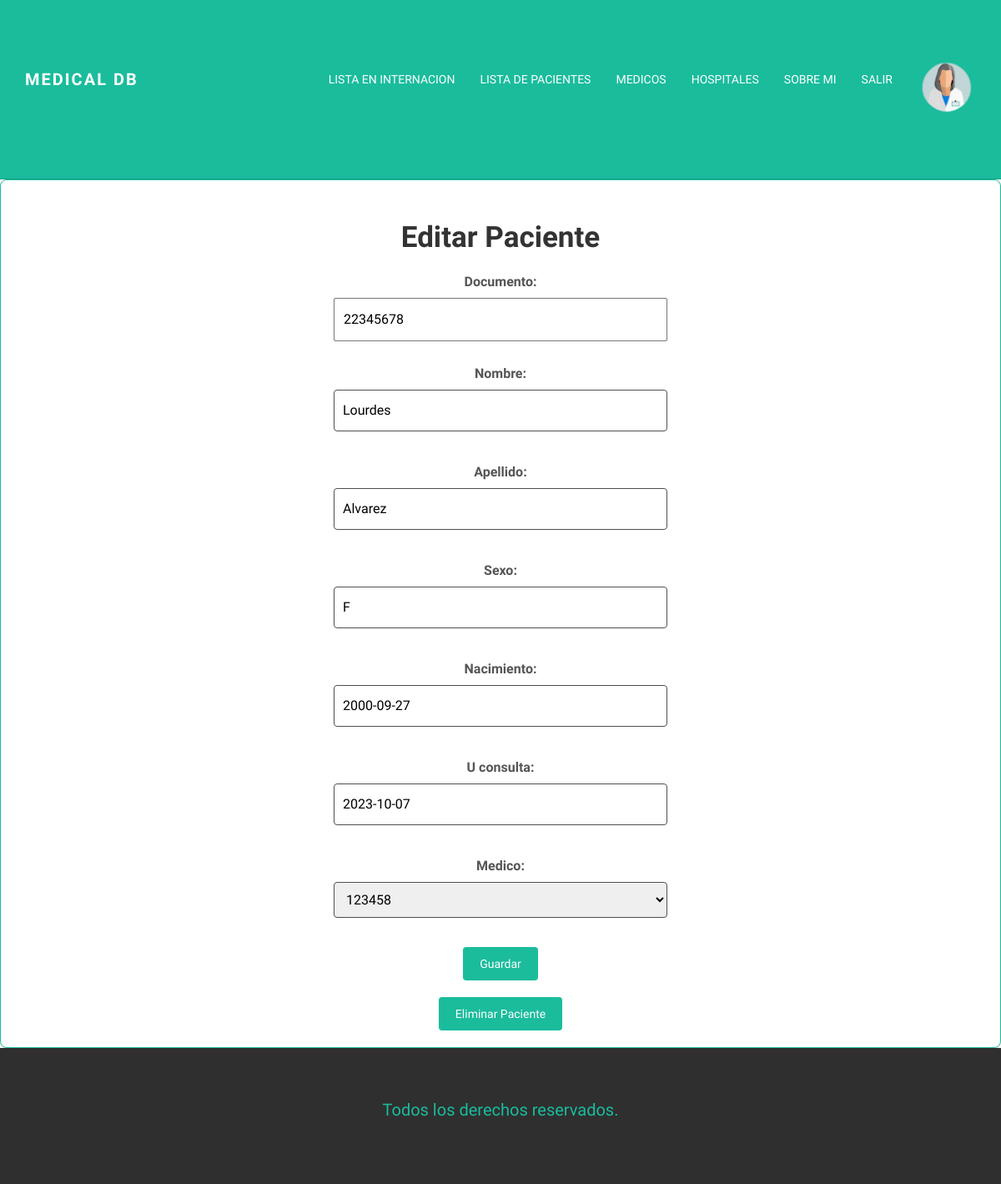
The app's page /MedicalDB/detalle_paciente/22345678/ (signed in), older data.
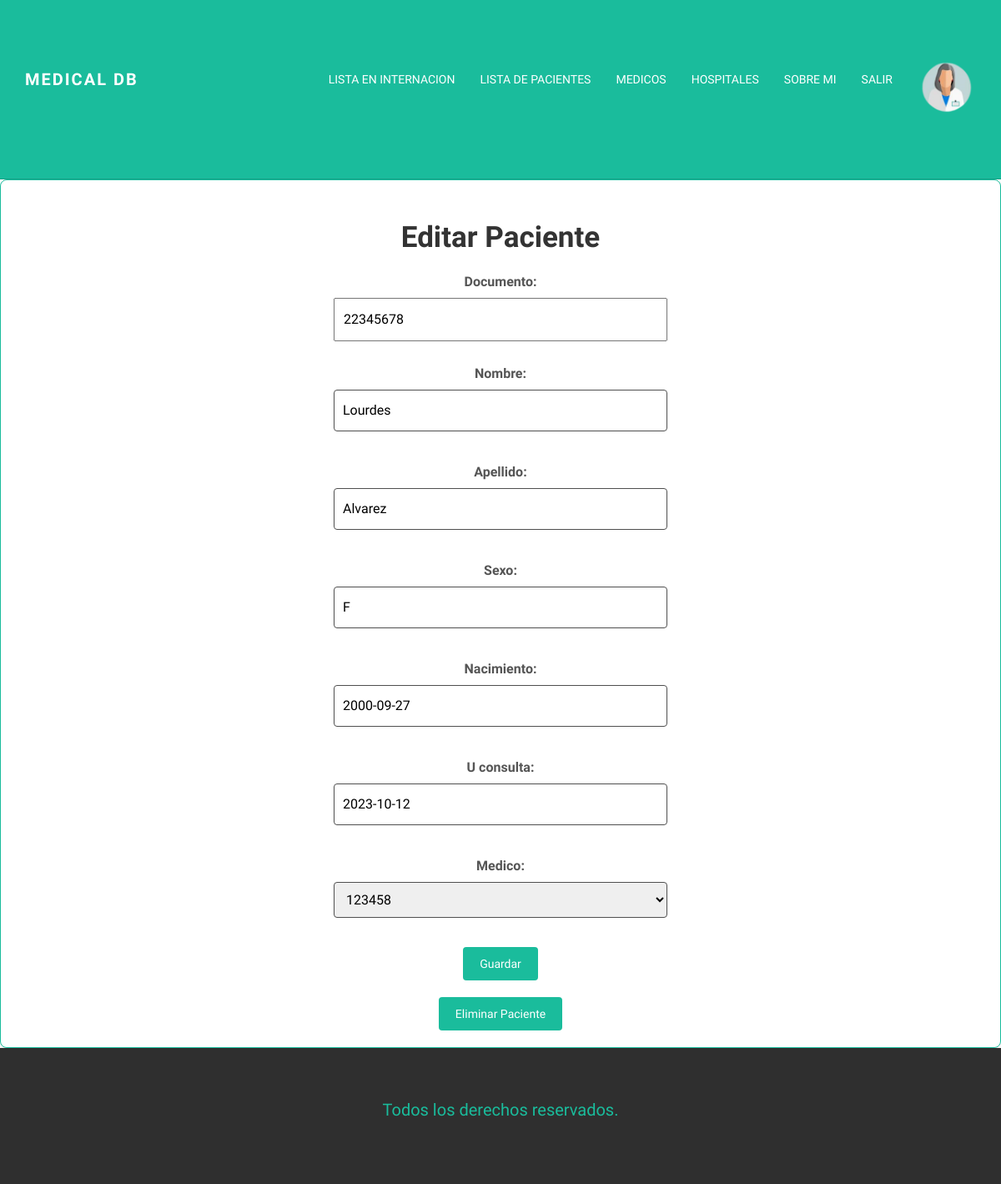
The same page, newer data.
### medicalapp/models.py (models this page shows, shortened)
class Pacientes(models.Model):
        documento = models.IntegerField(primary_key=True)
        nombre = models.CharField(max_length=60)
        apellido = models.CharField(max_length=60)
        sexo = models.CharField(max_length=60)
        nacimiento = models.DateField()
        u_consulta = models.DateField()
        medico = models.CharField(max_length=60)

### medicalapp/views.py (the view)
# urls.py: path('detalle_paciente/<pacienteDNI>/', editar_pacientes, name="DetallePacientes"),
@login_required
def editar_pacientes(request, pacienteDNI):
    paciente = Pacientes.objects.get(documento=pacienteDNI)
    if request.method == 'POST':
        form = FormularioPacientes(request.POST)
        if form.is_valid():
            datos = form.cleaned_data
            medico_numero_matricula = datos['medico']
            medico = Medicos.objects.get(numero_matricula=medico_numero_matricula)
            paciente = Pacientes(
                documento=datos['documento'],
                nombre=datos['nombre'],
                apellido=datos['apellido'],
                sexo=datos['sexo'],
                nacimiento=datos['nacimiento'],
                u_consulta=datos['u_consulta'],
                medico=medico.numero_matricula
            )
            paciente.save()
            return redirect('ListaPacientes')
    else:
        form = FormularioPacientes(initial={'documento': paciente.documento, 'nombre': paciente.nombre, 'apellido': paciente.apellido,
                                                    'sexo': paciente.sexo, 'nacimiento': paciente.nacimiento, 'u_consulta': paciente.u_consulta, 'medico': paciente.medico})
    return render(request, 'medicalapp/funciones/paciente.html', {'form': form, 'documento': pacienteDNI})

### medicalapp/forms.py
class FormularioPacientes(forms.Form):
        documento = forms.IntegerField()
        nombre = forms.CharField(max_length=60)
        apellido = forms.CharField(max_length=60)
        sexo = forms.CharField(max_length=60)
        nacimiento = forms.DateField()
        u_consulta = forms.DateField()
        medico = forms.ChoiceField(choices=[])
        def __init__(self, *args, **kwargs):
            super(FormularioPacientes, self).__init__(*args, **kwargs)
            medicos = Medicos.objects.all()
            choices = [(str(m.numero_matricula), str(m.numero_matricula)) for m in medicos]
            self.fields['medico'].choices = choices

### medicalapp/templates/medicalapp/funciones/paciente.html (shortened to what this page needs)
{% extends "medicalapp/padre.html" %}
{% block top %}
<div class="container-form">
    <h1>Editar Paciente</h1>
    <form method="post" class="patient-form">
        {{ form.as_p }}
        <button type="submit" class="submit-button">Guardar</button>
    </form>
    <form method="post" action="{% url 'EliminarPaciente' pacienteDNI=documento %}" class="delete-form">
        <button type="submit" class="delete-button">Eliminar Paciente</button>
    </form>
</div>
{% endblock %}
{% block foot %}
<p style = "font-size: 20px;
color: #1ABC9C;
text-align: center;
margin-top: 10px;"> Todos los derechos reservados. </p>
{% endblock %}

Row changes from the older to the newer data that the page shows:
changed Pacientes "Lourdes": u_consulta "2023-10-07" → "2023-10-12"
